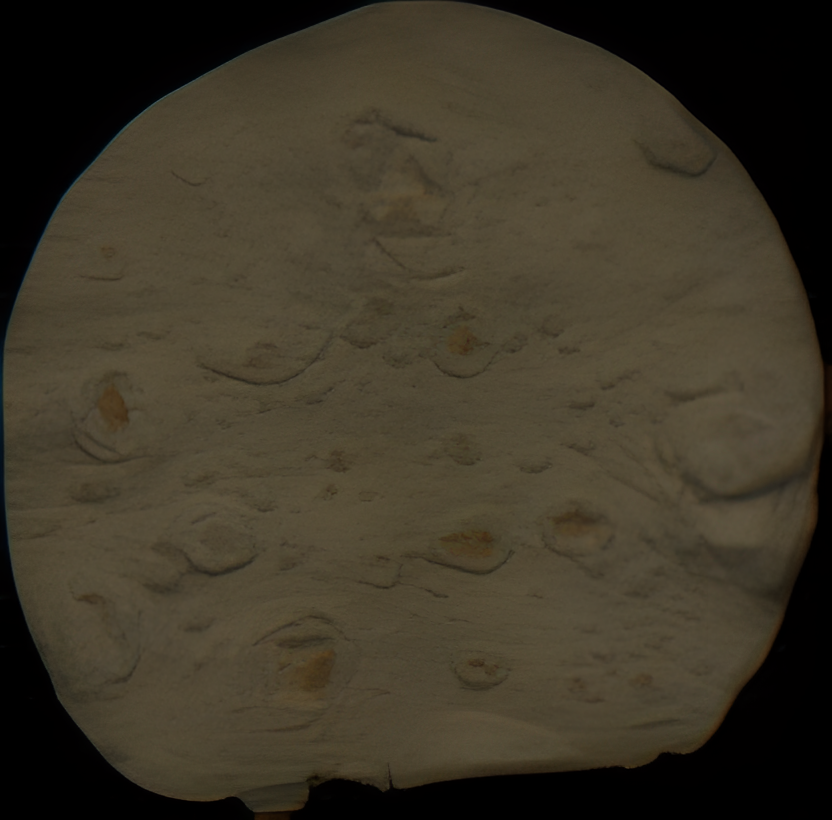
#> input picture test_img.bmp, 832 x 820 px
$ python detect_defect.py
#> lines starting #> are read from the running program, lines starting #| are printed output that depends on the picture; after the words box and inside, x2 and y2 are one past the last pixel; in counts of white or black regions, pixels touching at a corner belong together
import math
import time
from dataclasses import dataclass
from typing import Any
import cv2
import matplotlib.pyplot as plt
import numpy as np
from scipy import stats
from scipy.signal import savgol_filter
from typing import Literal

start = time.time()


@dataclass
class Section:
    id: int = None
    index: tuple[Any] = None
    positive: bool = None
    perimeter: float = None
    distance_shortest: float = None
    curvature: float = None
    square: float = None
    deviation_mean: float = None
    defect: bool = None


def defect_detection(
        positive,
        deviation_mean,
        square,
):
    if positive:
        return False

    if abs(square) > 2 and abs(deviation_mean) > 6:
        return True
    return False


def distance_calculate(p1, p2):
    """p1 and p2 in format (x1,y1) and (x2,y2) tuples"""
    dis = ((p2[0] - p1[0]) ** 2 + (p2[1] - p1[1]) ** 2) ** 0.5
    return int(dis)


def rem_dist(arr, dist):
    new = [arr[0]]
    for n in arr[1:]:
        if n - new[-1] > dist:
            new.append(n)
    return np.array(new)


def get_contur(
        img_path: str,
        threshold1: int = 200,
        threshold2: int = 600,
        apertureSize: int = 5,
        thresh: int = 20,
        method: Literal["CANNY", "THRESH_BINARY", "THRESH_OTSU"] = 'CANNY'
):
    img = cv2.imread(img_path)
    gray = cv2.cvtColor(img, cv2.COLOR_BGR2GRAY)

    if method == "CANNY":
        dst = cv2.Canny(image=img, threshold1=threshold1, threshold2=threshold2, L2gradient=True,
                        apertureSize=apertureSize)
    elif method == "THRESH_BINARY":
        _, dst = cv2.threshold(src=gray, thresh=thresh, maxval=255, type=cv2.THRESH_BINARY)
    elif method == "THRESH_OTSU":
        # blur = cv2.GaussianBlur(gray, (5, 5), 0)
        _, dst = cv2.threshold(src=gray, thresh=thresh, maxval=255, type=cv2.THRESH_BINARY + cv2.THRESH_OTSU)
    else:
        raise NameError('Incorrect method name')

    # [7 lines of commented-out code are left out]
    contours, _ = cv2.findContours(image=dst, mode=cv2.RETR_EXTERNAL, method=cv2.CHAIN_APPROX_NONE)
    contours = list(contours)
    contours.sort(key=lambda cont: -cont.shape[0])
    sel_contour = contours[0]
    return sel_contour, img


def get_center_contur(contour):
    M = cv2.moments(contour)
    if M['m00'] != 0:
        cx = int(M['m10'] / M['m00'])
        cy = int(M['m01'] / M['m00'])

    else:
        return None, None
    return cx, cy


def get_signature(contour, cx, cy):
    signature = []
    for xy in contour:
        x = xy[0][0]
        y = xy[0][1]
        distance = distance_calculate((cx, cy), (x, y))
        signature.append(distance)
    return signature


def signature_analysis(
        signature: list[float],
        contur
):
    len_signature = len(signature)

    signature_filtered = savgol_filter(x=signature,
                                       window_length=int((len_signature / 100) * 0.6),
                                       polyorder=1,
                                       )
    # avg_dist = sum(signature) / len(signature)
    # med = statistics.median(signature)
    trim_mean = stats.trim_mean(signature_filtered, 0.2)
    square_ideal = (trim_mean ** 2) * math.pi
    signature_filtered_norm = np.array(signature_filtered) - trim_mean

    signature_norm = list(map(lambda x: ((x - trim_mean) / trim_mean * 100), signature_filtered))

    ax = np.full((1, len(signature)), 0, dtype=int)

    idx = np.argwhere(np.diff(np.sign(ax - np.array(signature_filtered_norm))))[:, 1]
    idx_filtered = rem_dist(idx, (len_signature / 100) * 2)

    zones_list = []

    united = np.concatenate([np.array(signature_filtered_norm[idx_filtered[-1]:]),
                             np.array(signature_filtered_norm[0:idx_filtered[0]])])

    deviation_mean = round(stats.trim_mean(united, 0.2) / trim_mean * 100, 3)
    square = round((np.trapz(united) / square_ideal) * 100, 3)
    section_positive = 0 < square
    perimeter = len(united)
    perimeter_norm = round(perimeter / len_signature * 100, 1)
    p1 = contur[idx_filtered[-1]][0].tolist()
    p2 = contur[idx_filtered[0]][0].tolist()
    distance = round(distance_calculate(p1, p2), 3)
    curvature = round(distance / perimeter, 2)

    defect = defect_detection(
        section_positive,
        deviation_mean,
        square,
    )
    zones_list.append(Section(
        id=0,
        index=(idx_filtered[-1], idx_filtered[0]),
        positive=section_positive,
        perimeter=perimeter_norm,
        distance_shortest=distance,
        curvature=curvature,
        square=square,
        deviation_mean=deviation_mean,
        defect=defect
    ))
    for i in range(len(idx_filtered) - 1):
        arr = signature_filtered_norm[idx_filtered[i]: idx_filtered[i + 1]]
        deviation_mean = round(stats.trim_mean(arr, 0.2) / trim_mean * 100, 3)
        square = round((np.trapz(arr) / square_ideal) * 100, 3)
        section_positive = 0 < square
        perimeter = (idx_filtered[i + 1] - idx_filtered[i])
        perimeter_norm = round(perimeter / len_signature * 100, 1)
        p1 = contur[idx_filtered[i]][0].tolist()
        p2 = contur[idx_filtered[i + 1]][0].tolist()
        distance = round(distance_calculate(p1, p2), 3)
        curvature = round(distance / perimeter, 2)

        defect = defect_detection(section_positive,
                                  deviation_mean,
                                  square,
                                  )
        zones_list.append(
            Section(
                id=i + 1,
                index=(idx_filtered[i], idx_filtered[i + 1]),
                positive=section_positive,
                perimeter=perimeter_norm,
                distance_shortest=distance,
                curvature=curvature,
                square=square,
                deviation_mean=deviation_mean,
                defect=defect
            )
        )

    return zones_list, idx_filtered, signature_norm, trim_mean


def get_result(zones: list[Section]):
    count = 0
    for zone in zones:
        if zone.defect:
            count += 1
            print(
                "Defect №{} "
                "\n-- normalized perimeter - {} % "
                "\n-- normalized area of the defect relative to the trend - {} % "
                "\n-- average deviation from the trend {} % "
                "\n-- the directness parameter {}".format(count,
                                                          zone.perimeter,
                                                          zone.square,
                                                          zone.deviation_mean,
                                                          zone.curvature)
            )
    if count == 0:
        print("No defects found")
    else:
        print("--- Total defects {} ---".format(count))


def draw_defects(
        img,
        contour,
        zones: list[Section]
):
    color_defect = (0, 255, 255)
    for zona in zones:
        if zona.defect:
            cv2.circle(img, contour[zona.index[0]][0].tolist(), radius=3, color=color_defect, thickness=-1)
            cv2.circle(img, contour[zona.index[1]][0].tolist(), radius=3, color=color_defect, thickness=-1)
            # [5 lines of commented-out code are left out]
            cv2.polylines(img=img, pts=[contour[zona.index[0]:zona.index[1]]], isClosed=False, color=color_defect,
                          thickness=1)


def detect_defect(
        img_path: str,
        contour_extraction_method: Literal["CANNY", "THRESH_BINARY", "THRESH_OTSU"],
        visualize: bool
):
    contour, img = get_contur(img_path=img_path, method=contour_extraction_method)
    cx, cy = get_center_contur(contour=contour)
    sign = get_signature(contour=contour, cx=cx, cy=cy)
    zones_list, idx, signature_norm, trim_mean = signature_analysis(sign, contour)
    get_result(zones_list)
    end = time.time()
    print("Processing time {} s".format(round(end - start, 3)))

    if visualize:
        # center of trend and trend
        cv2.circle(img, (cx, cy), radius=3, color=(0, 0, 255), thickness=-1)
        cv2.circle(img, (cx, cy), int(trim_mean), (0, 0, 130), 1)
        # contur
        cv2.drawContours(img, [contour], 0, (0, 255, 0), 1)
        # defect
        draw_defects(img=img, contour=contour, zones=zones_list)

        cv2.imshow("img", img)

        x = np.arange(0, len(sign))
        plt.plot(signature_norm)
        plt.plot(x[idx], np.array(signature_norm)[idx], "ro")
        plt.grid()
        plt.show()


def parse_opt():
    """Parse command line arguments."""
    import argparse
    parser = argparse.ArgumentParser()

    parser.add_argument(
        "-ip", "--img_path",
        type=str,
        default='test_img.bmp',
        help="path to image"
    )
    parser.add_argument(
        "-cem", "--contour_extraction_method",
        choices=["CANNY", "THRESH_BINARY", "THRESH_OTSU"],
        type=str,
        default="CANNY",
        help="contour_extraction_method"
    )
    parser.add_argument(
        "-v", "--visualize",
        action='store_true',
    )

    return parser.parse_args()


def main(
        opt
):
    detect_defect(**vars(opt))
#> in get_contur, img is the input picture: shape (820, 832, 3); mean B, G, R 39.2, 54, 60.7
#> in get_contur, `gray = cv2.cvtColor(img, cv2.COLOR_BGR2GRAY)`:
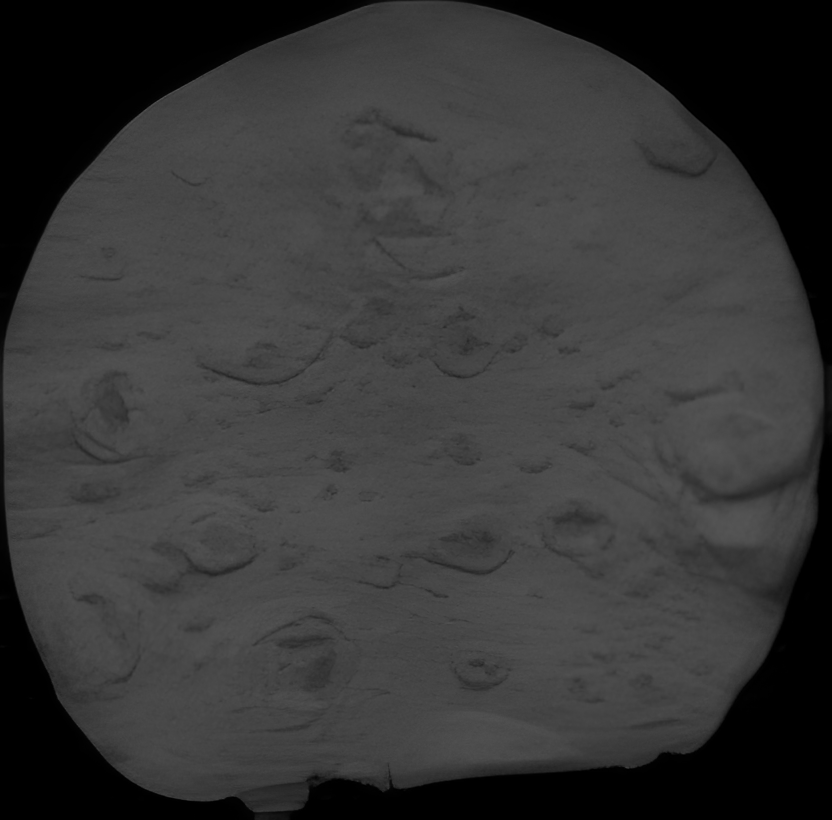
#> gray: shape (820, 832); min 0, max 85, mean 54.3
#> in get_contur, `dst = cv2.Canny(image=img, threshold1=threshold1, threshold2=threshold..`:
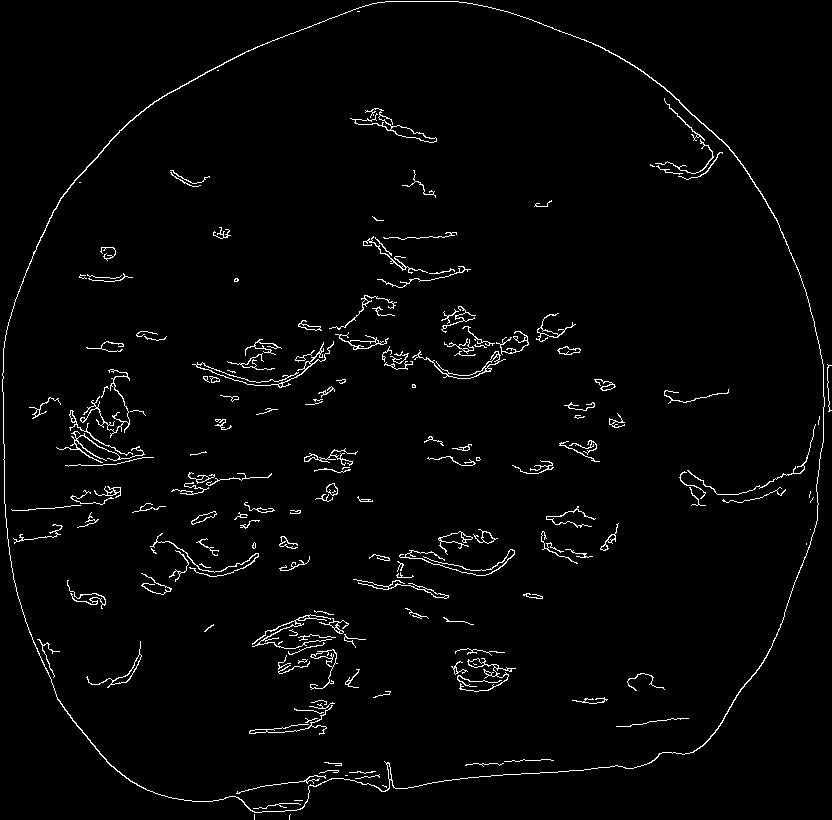
#> dst: shape (820, 832); 2.3% white in thin lines or dots
#> in get_contur, `contours, _ = cv2.findContours(image=dst, mode=cv2.RETR_EXTERNAL, meth..`: contours = 4 contours, 3 with area under 20; largest, box (x1, y1, x2, y2) and area: (2, 1, 825, 813) 537692
#> in get_contur, `sel_contour = contours[0]`: sel_contour = contour of 2468 points, box (x1, y1, x2, y2) (2, 1, 825, 813), area 537692
#> in detect_defect, `contour, img = get_contur(img_path=img_path, method=contour_extraction..`: contour has the same summary as sel_contour in get_contur
#> in get_center_contur, `M = cv2.moments(contour)`: M = moments, m00 537692, centre m10/m00, m01/m00 = (407.7, 417.4)
#> in get_center_contur, `cx = int(M['m10'] / M['m00'])`: cx = 407
#> in get_center_contur, `cy = int(M['m01'] / M['m00'])`: cy = 417
#> in detect_defect, `cx, cy = get_center_contur(contour=contour)`: cx = 407; cy = 417
#> the loop in get_signature, `for xy in contour:` made 2468 passes
#> (x, y, dis in distance_calculate, distance) on passes 1 to 3: (385, 1, 416.6, 416), (384, 2, 415.6, 415), (383, 2, 415.7, 415)
#> after the loop in get_signature, `for xy in contour:`: signature = 2468 values, max 457 at index 897, min 362 at index 1206, mean 412.7
#> in detect_defect, `sign = get_signature(contour=contour, cx=cx, cy=cy)`: sign has the same summary as signature in get_signature
#> in signature_analysis, `len_signature = len(signature)`: len_signature = 2468
#> in signature_analysis, `signature_filtered = savgol_filter(x=signature, window_length=int((len..`: signature_filtered = 2468 values, max 456.9 at index 903, min 364.7 at index 1267, mean 412.7
#> in signature_analysis, `trim_mean = stats.trim_mean(signature_filtered, 0.2)`: trim_mean = 413.9
#> in signature_analysis, `square_ideal = (trim_mean ** 2) * math.pi`: square_ideal = 538277
#> in signature_analysis, `signature_filtered_norm = np.array(signature_filtered) - trim_mean`: signature_filtered_norm = 2468 values, max 42.93 at index 903, min -49.22 at index 1267, mean -1.25
#> in signature_analysis, `signature_norm = list(map(lambda x: ((x - trim_mean) / trim_mean * 100..`: signature_norm = 2468 values, max 10.37 at index 903, min -11.89 at index 1267, mean -0.301
#> in signature_analysis, `idx = np.argwhere(np.diff(np.sign(ax - np.array(signature_filtered_nor..`: idx = [15, 655, 1069, 1448]
#> in rem_dist, `new = [arr[0]]`: new = [15]
#> the loop in rem_dist, `for n in arr[1:]:` made 3 passes
#> n on passes 1 to 3: 655, 1069, 1448
#> after the loop in rem_dist, `for n in arr[1:]:`: new = [15, 655, 1069, 1448]
#> in signature_analysis, `united = np.concatenate([np.array(signature_filtered_norm[idx_filtered..`: united = 1035 values, max 26.93 at index 79, min -0.36 at index 0, mean 6.11
#> in signature_analysis, `deviation_mean = round(stats.trim_mean(united, 0.2) / trim_mean * 100,..`: deviation_mean = 0.989
#> in signature_analysis, `square = round((np.trapz(united) / square_ideal) * 100, 3)`: square = 1.18
#> in signature_analysis, `section_positive = 0 < square`: section_positive = True
#> in signature_analysis, `perimeter = len(united)`: perimeter = 1035
#> in signature_analysis, `perimeter_norm = round(perimeter / len_signature * 100, 1)`: perimeter_norm = 41.9
#> in signature_analysis, `p1 = contur[idx_filtered[-1]][0].tolist()`: p1 = [627, 768]
#> in signature_analysis, `p2 = contur[idx_filtered[0]][0].tolist()`: p2 = [370, 4]
#> in signature_analysis, `distance = round(distance_calculate(p1, p2), 3)`: distance = 806
#> in signature_analysis, `curvature = round(distance / perimeter, 2)`: curvature = 0.78
#> in signature_analysis, `defect = defect_detection( section_positive, deviation_mean, square, )`: defect = False
#> the loop in signature_analysis, `for i in range(len(idx_filtered) - 1):` made 3 passes
#> (deviation_mean, square, section_positive, perimeter, perimeter_norm, p1, p2, dis in distance_calculate) on passes 1 to 3: (-1.97, -1.02, False, 640, 25.9, [370, 4], [6, 519], 630.7), (5.45, 1.73, True, 414, 16.8, [6, 519], [277, 811], 398.4), (-9.38, -2.46, False, 379, 15.4, [277, 811], [627, 768], 352.6)
#> after the loop in signature_analysis, `for i in range(len(idx_filtered) - 1):`: zones_list = 4 items
#> in detect_defect, `zones_list, idx, signature_norm, trim_mean = signature_analysis(sign, ..`: idx = [15, 655, 1069, 1448]; trim_mean = 413.9
#> the loop in get_result, `for zone in zones:` made 4 passes
#> count on pass 4: 1
#| Defect №1
#| -- normalized perimeter - 15.4 %
#| -- normalized area of the defect relative to the trend - -2.457 %
#| -- average deviation from the trend -9.376 %
#| -- the directness parameter 0.93
#> after the loop in get_result, `for zone in zones:`: count = 1
#| --- Total defects 1 ---


if __name__ == "__main__":
    opt = parse_opt()
    main(opt)
